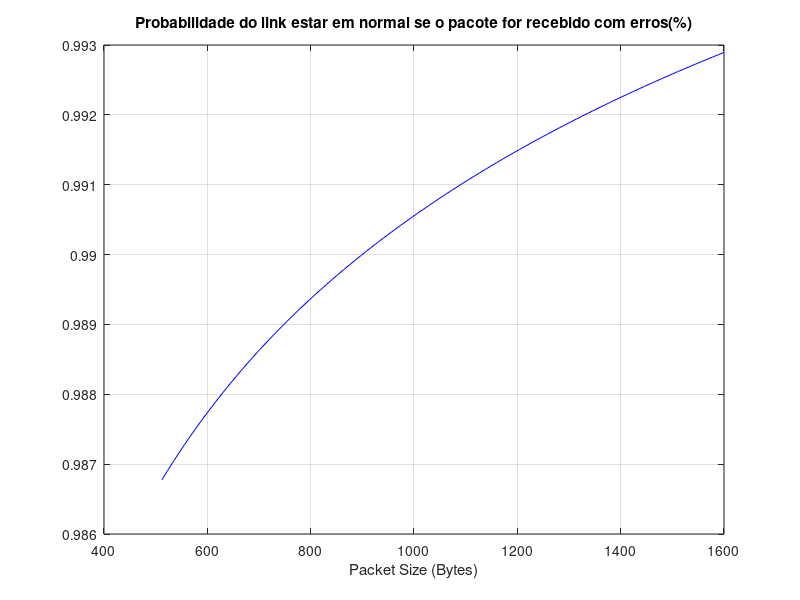
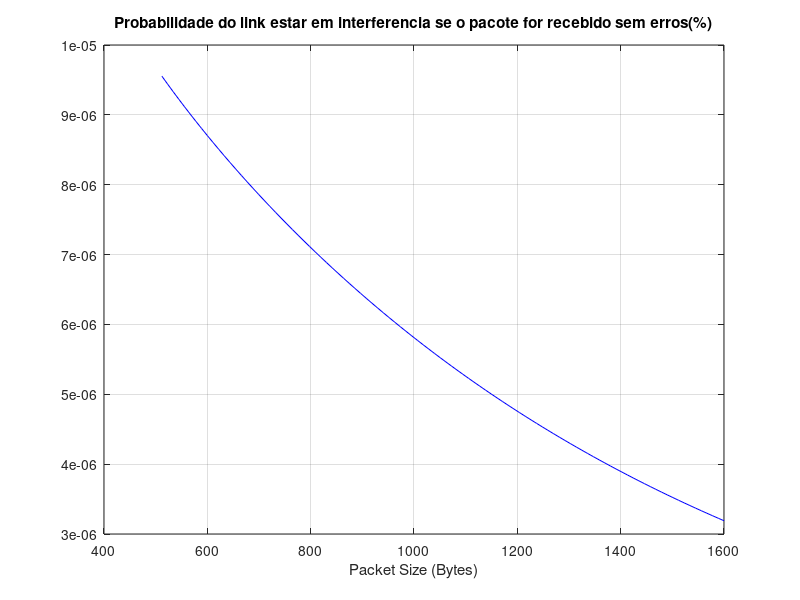

MATLAB code for these plots, in order:
%Task4

%4a
%π0 = 1/(1 + ∑(λ0/υ0))
%πn = π0/(1 + ∑(λ0/υ0))
% Interference >=10^-3 
% Normal < 10^-3

transitions = [8/600,5/200,2/50,1/5];

% calculo da probabilidade limite de processos de nascimento e morte

 tmp = transitions(1);
for i = 2:4
    sum = transitions(i);
    for j = 1:(i-1)
        sum = sum * transitions(j);
    end
    tmp = tmp + sum;
end

res_1 = 1/(1+ tmp);
res_2 = res_1*transitions(1);
res_3 = res_2*transitions(2);
res_4 = res_3*transitions(3);
res_5 = res_4*transitions(4);

X = [res_1 res_2 res_3 res_4 res_5];

prob_normal = X(1) + X(2) + X(3);
prob_interf = X(4) + X(5);

disp(' ');
disp("Ex4.a.");
disp("Probability of the link being in normal state = " + prob_normal);
disp("Probability of the link being in interference state = " + prob_interf);

%4b
disp(' ');
disp("Ex4.b.");
average_normal = ((X(1) * 10^-6) + (X(2) * 10^-5) + (X(3) * 10^-4))/prob_normal; 
average_interf = ((X(4)*10^-3) + (X(5)*10^-2))/prob_interf;
disp("Average ber of the link in normal state = " + average_normal);
disp("Average ber of the link in interference state = " + average_interf);

%4c
% Ver slides 1-7

disp(' ');
disp("Ex4.c.");
disp("Check figure 1.");
% Packet size from 64 bytes to 200 bytes
n = linspace(64, 200) * 8;

ber_state = [(10^-6) (10^-5) (10^-4) (10^-3) (10^-2)];

%With Errors
prob_errors_in_state_1 = ((1 - ((1 - ber_state(1)).^(n)))*X(1));
prob_errors_in_state_2 = ((1 - ((1 - ber_state(2)).^(n)))*X(2));
prob_errors_in_state_3 = ((1 - ((1 - ber_state(3)).^(n)))*X(3));
prob_errors_in_state_4 = ((1 - ((1 - ber_state(4)).^(n)))*X(4));
prob_errors_in_state_5 = ((1 - ((1 - ber_state(5)).^(n)))*X(5));

prob_errors_in_normal = (prob_errors_in_state_1 + prob_errors_in_state_2 + prob_errors_in_state_3);
prob_errors_in_interf = (prob_errors_in_state_4 + prob_errors_in_state_5);

% P(Errors) = P(Errors|N)P(N) + P(Errors|I)P(I)
prob_errors = (prob_errors_in_normal .* prob_normal) + ... 
              (prob_errors_in_interf .* prob_interf);

% P(CondN|Errors) = P(Errors|N)P(N)/P(Errors)
%prob_normal_with_errors = (prob_errors_in_normal .* prob_normal)./prob_errors; 
prob_state_sum = prob_errors_in_state_1 +...
    prob_errors_in_state_2 +...
    prob_errors_in_state_3 +...
    prob_errors_in_state_4 +...
    prob_errors_in_state_5; 

prob_normal_with_errors = (prob_errors_in_state_1 ./ prob_state_sum) + ...
    (prob_errors_in_state_2 ./ prob_state_sum) + ...
    (prob_errors_in_state_3 ./ prob_state_sum);

figure(1);
plot(n, prob_normal_with_errors, 'b-');
grid on;
title("Probabilidade do link estar em normal se o pacote for recebido com erros(%)");
xlabel('Packet Size (Bytes)');
print -depsc alineac

%4d
disp(' ');
disp("Ex4.d.");
disp("Check figure 2.");
% Packet size from 64 bytes to 200 bytes
n = linspace(64, 200) * 8;

% Without Errors
i = 0;
prob_no_errors_in_interference = 0;
for z = 4:5
    prob_no_errors_in_interference = prob_no_errors_in_interference + ((1 - ber_state(z)).^(n - i));
end

% P(NO_E) = 1 - P(E) ?
prob_no_errors = 1 - prob_errors;

% P(CondI|No_Errors) = P(No_Errors|I)P(I)/P(No_Errors)
prob_interf_no_errors = (prob_no_errors_in_interference .* prob_interf)./prob_no_errors;

figure(2);
plot(n, prob_interf_no_errors, 'b-');
grid on;
title("Probabilidade do link estar em interferencia se o pacote for recebido sem erros(%)");
xlabel('Packet Size (Bytes)');
print -depsc alinead

save("task4variables.mat");